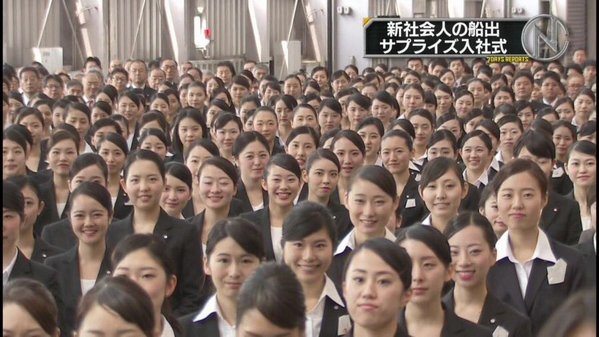
#> input picture test.jpg, 599 x 337 px
$ python sample.py
#> lines starting #> are read from the running program, lines starting #| are printed output that depends on the picture; after the words box and inside, x2 and y2 are one past the last pixel; in counts of white or black regions, pixels touching at a corner belong together
# -*- coding: utf-8 -*-

# 参考 https://qiita.com/tnoce/items/c819c85a85c16d246be8
import cv2

def main():
    # 入力画像の読み込み
    img = cv2.imread("test.jpg")
#> img is the input picture: shape (337, 599, 3); mean B, G, R 103, 111.5, 129.4

    # カスケード型識別器の読み込み
    # https://github.com/opencv/opencv/tree/master/data/haarcascades から
    # 必要なカスケードファイルをダウンロードする

    cascade = cv2.CascadeClassifier("haarcascade_frontalface_default.xml")

    # グレースケール変換
    gray = cv2.cvtColor(img, cv2.COLOR_BGR2GRAY)
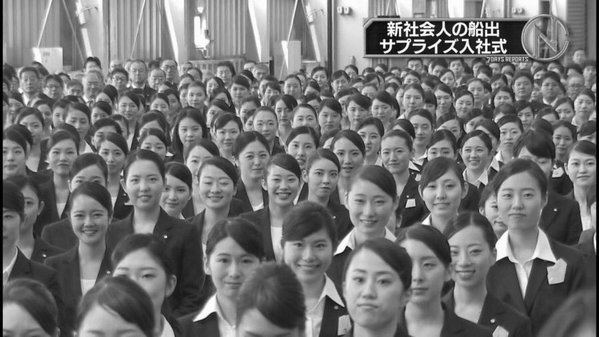
#> gray: shape (337, 599); min 0, max 255, mean 115.9

    # 顔領域の探索
    face = cascade.detectMultiScale(gray, scaleFactor=1.1, minNeighbors=3, minSize=(30, 30))
#> face = 23 rows, first 6: [174, 115, 34, 34], [210, 118, 35, 35], [457, 136, 35, 35], [46, 139, 35, 35], [376, 138, 34, 34], [329, 139, 38, 38]

    # 顔領域を赤色の矩形で囲む
    for (x, y, w, h) in face:
        cv2.rectangle(img, (x, y), (x + w, y+h), (0,0,300), 4)
#> this loop made 23 passes
#> (x, y, w, h) on passes 1 to 12: (174, 115, 34, 34), (210, 118, 35, 35), (457, 136, 35, 35), (46, 139, 35, 35), (376, 138, 34, 34), (329, 139, 38, 38), (237, 141, 37, 37), (564, 150, 34, 34), (304, 157, 41, 41), (156, 176, 37, 37), (120, 160, 49, 49), (264, 164, 40, 40)
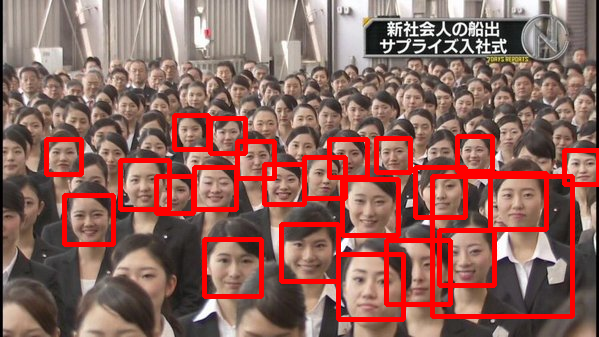
#> img: shape (337, 599, 3); 10.37% of pixels changed, all inside (x1, y1, x2, y2) = (44, 113, 599, 322)

    # 結果を出力
    cv2.imwrite("result.jpg",img)


if __name__ == '__main__':
    main()
